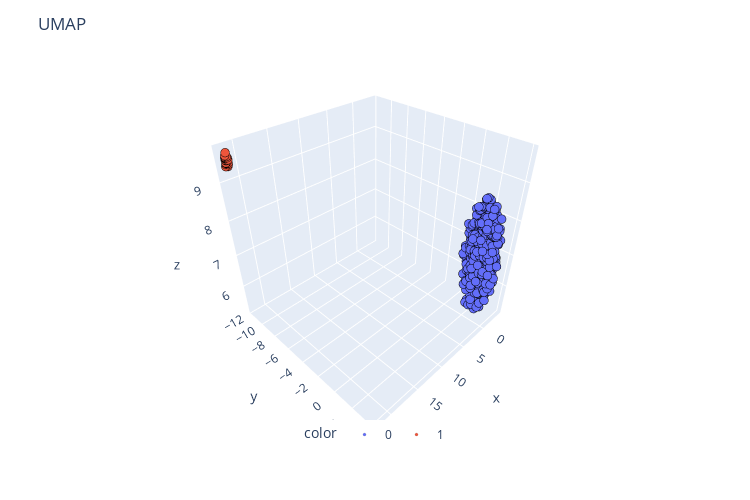

Notebook source saved alongside this figure:
### Code cell
chart(X_trans, objGroup.labels_)

### Figure 1 — Plotly figure (JSON) as saved in the notebook; plotly's stock layout.template omitted (floating-point values rounded to 4 significant figures; data arrays with more than 128 entries replaced by an {"elided": "..."} marker saying what was removed)
{"data": [{"hovertemplate": "color=0<br>x=%{x}<br>y=%{y}<br>z=%{z}<extra></extra>", "legendgroup": "0", "marker": {"color": "#636efa", "line": {"color": "black", "width": 0.1}, "size": 3, "symbol": "circle"}, "mode": "markers", "name": "0", "scene": "scene", "showlegend": true, "type": "scatter3d", "x": {"elided": "553 float values"}, "y": {"elided": "553 float values"}, "z": {"elided": "553 float values"}}, {"hovertemplate": "color=1<br>x=%{x}<br>y=%{y}<br>z=%{z}<extra></extra>", "legendgroup": "1", "marker": {"color": "#EF553B", "line": {"color": "black", "width": 0.1}, "size": 3, "symbol": "circle"}, "mode": "markers", "name": "1", "scene": "scene", "showlegend": true, "type": "scatter3d", "x": [21.79, 21.77, 21.73, 21.86, 21.9, 21.78, 21.71, 21.83, 21.86, 21.91, 21.77, 21.67, 21.72, 21.85, 21.71, 21.7, 21.89, 21.87, 21.71, 21.69, 21.73, 21.84, 21.7, 21.91, 21.8, 21.82, 21.8, 21.83], "y": [-11.45, -11.46, -11.41, -11.53, -11.48, -11.45, -11.53, -11.49, -11.53, -11.48, -11.35, -11.44, -11.57, -11.54, -11.36, -11.36, -11.44, -11.42, -11.51, -11.39, -11.6, -11.49, -11.32, -11.6, -11.38, -11.47, -11.48, -11.63], "z": [9.573, 9.497, 9.474, 9.472, 9.491, 9.572, 9.389, 9.61, 9.608, 9.559, 9.64, 9.442, 9.474, 9.598, 9.566, 9.61, 9.657, 9.545, 9.45, 9.484, 9.467, 9.577, 9.566, 9.391, 9.728, 9.595, 9.537, 9.432]}], "layout": {"height": 500, "legend": {"orientation": "h", "title": {"text": "color"}, "tracegroupgap": 0, "x": 0.5, "xanchor": "center", "y": 0, "yanchor": "top"}, "margin": {"t": 60}, "scene": {"domain": {"x": [0, 1], "y": [0, 1]}, "xaxis": {"title": {"text": "x"}}, "yaxis": {"title": {"text": "y"}}, "zaxis": {"title": {"text": "z"}}}, "showlegend": true, "title": {"text": "UMAP"}, "width": 750}}
